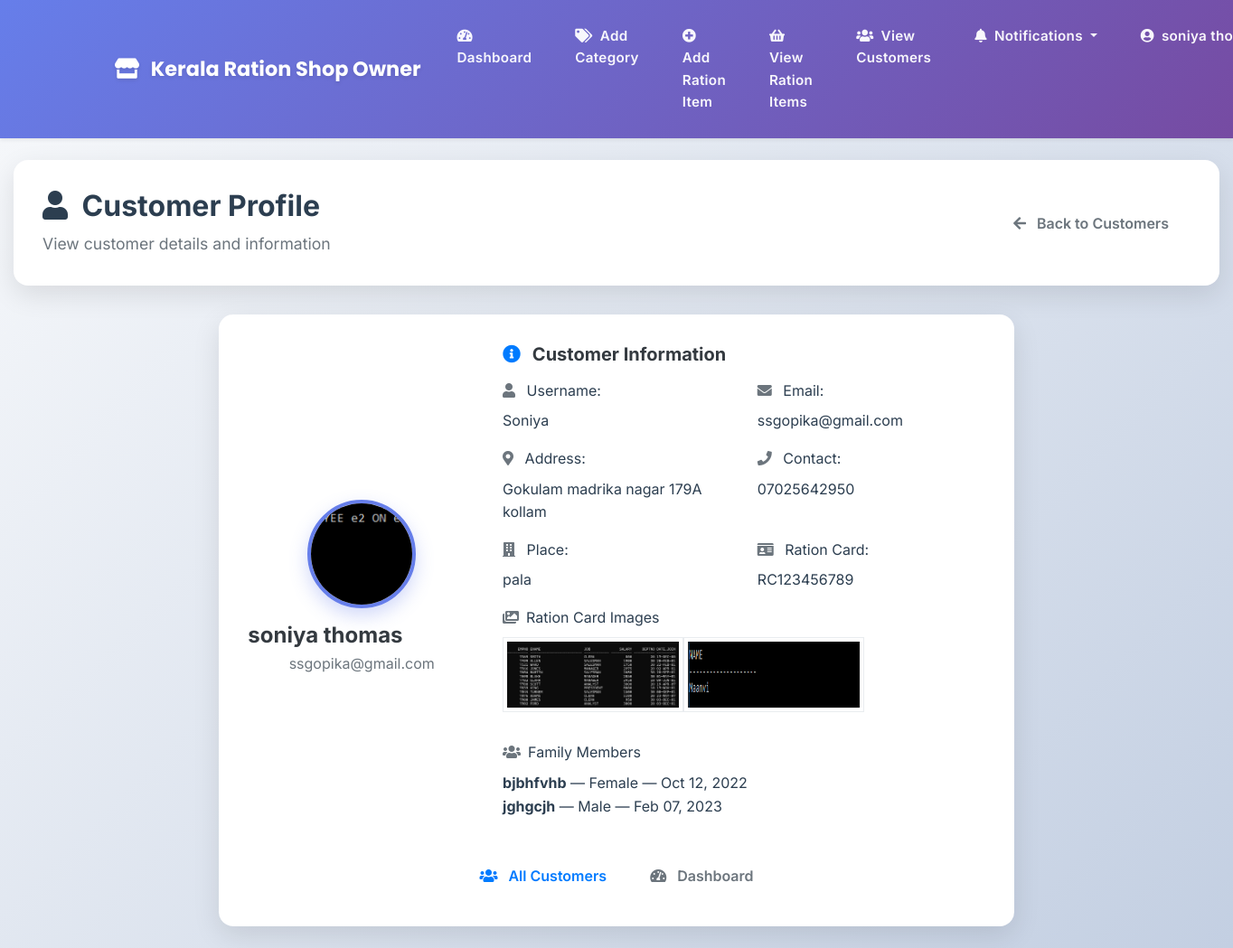
Screenshot of /user/2/ (signed in) with the database file from the repository.
### ecomapp/models.py (models this page shows, shortened)
class Profile(models.Model):
	user=models.ForeignKey(User,on_delete=models.CASCADE,null=True)
	card_type = models.ForeignKey('CardType', null=True, blank=True, on_delete=models.SET_NULL)
	address=models.CharField(max_length=255,null=True, blank=True)
	contact_no=models.CharField(max_length=15,null=True, blank=True)
	ration_card_number = models.CharField(max_length=32, null=True, blank=True)
	family_members = models.IntegerField(null=True, blank=True, help_text="Total family members")
	ration_card_front = models.ImageField(upload_to="ration_cards/", null=True, blank=True)
	ration_card_back = models.ImageField(upload_to="ration_cards/", null=True, blank=True)
	place = models.CharField(max_length=255, null=True, blank=True)
	shop_license_number = models.CharField(max_length=32, null=True, blank=True)
	shop_address = models.CharField(max_length=255, null=True, blank=True)
	image=models.ImageField(upload_to="image/",null=True,blank=True)

class FamilyMember(models.Model):
	profile = models.ForeignKey(Profile, on_delete=models.CASCADE, related_name='members')
	name = models.CharField(max_length=255)
	gender = models.CharField(max_length=16, null=True, blank=True)
	dob = models.DateField(null=True, blank=True)

### ecomapp/views.py (the view)
# urls.py: path('user/<int:user_id>/', views.user_detail, name='user_detail'),
@staff_or_admin_required
def user_detail(request, user_id):
    user = get_object_or_404(User, pk=user_id)
    try:
        profile = Profile.objects.get(user=user)
    except Profile.DoesNotExist:
        profile = None
    if request.user.is_superuser:
        return render(request, 'admin/user_detail.html', {'user': user, 'profile': profile})
    return render(request, 'shop_owner/user_detail.html', {'user': user, 'profile': profile})

### ecomapp/context_processors.py (called while the page is built)
def categories_context(request):
    return {
        'categories': Category.objects.all()
    }

def cart_count(request):
    try:
        if request.user.is_authenticated:
            return {
                'cart_count': Cart.objects.filter(user=request.user).count()
            }
    except Exception:
        pass
    return {'cart_count': 0}

def notifications_context(request):
    count = 0
    try:
        user = getattr(request, 'user', None)
        if user and user.is_authenticated:
            from .models import Notification
            count = Notification.objects.filter(recipient=user, is_read=False).count()
    except Exception:
        count = 0
    return { 'unread_notifications_count': count }

### ecomapp/views.py (called while the page is built)
def staff_or_admin_required(view_func):
    return user_passes_test(lambda u: u.is_authenticated and (u.is_staff or u.is_superuser))(view_func)

### templates/shop_owner/user_detail.html (shortened to what this page needs)
{% extends 'shop_owner/owner_nav.html' %}
{% block shop_owner_content %}
<div class="page-header">
  <div class="d-flex justify-content-between align-items-center">
    <div>
      <h1 class="page-title">
        <i class="fas fa-user mr-2"></i>
        Customer Profile
      </h1>
      <p class="page-subtitle">View customer details and information</p>
    </div>
    <a href="{% url 'view_users' %}" class="btn btn-outline-secondary btn-professional">
      <i class="fas fa-arrow-left mr-2"></i>
      Back to Customers
    </a>
  </div>
</div>
<div class="row justify-content-center">
  <div class="col-lg-8 col-md-10">
    <div class="professional-card">
      <div class="card-body">
        <div class="row align-items-center">
          <div class="col-md-4 text-center mb-4 mb-md-0">
            {% if profile and profile.image %}
              <img src="{{ profile.image.url }}" alt="{{ user.username }}" class="rounded-circle mb-3" style="width: 120px; height: 120px; object-fit: cover; border: 4px solid #667eea; box-shadow: 0 8px 20px rgba(102, 126, 234, 0.3);">
            {% else %}
              <div class="rounded-circle bg-gradient-primary d-flex align-items-center justify-content-center mb-3 mx-auto" style="width: 120px; height: 120px; background: linear-gradient(135deg, #667eea 0%, #764ba2 100%);">
                <i class="fas fa-user fa-3x text-white"></i>
              </div>
            {% endif %}
            <div class="d-flex align-items-center gap-3">
              <h4 class="font-weight-bold text-dark mb-1">{{ user.get_full_name|default:user.username }}</h4>
            </div>
            <p class="text-muted mb-0">{{ user.email }}</p>
          </div>
          <div class="col-md-8">
            <div class="profile-details">
              <h5 class="font-weight-bold text-dark mb-3">
                <i class="fas fa-info-circle mr-2 text-primary"></i>
                Customer Information
              </h5>
              <div class="row">
                <div class="col-sm-6 mb-3">
                  <div class="detail-item">
                    <label class="detail-label">
                      <i class="fas fa-user mr-2 text-muted"></i>
                      Username:
                    </label>
                    <div class="detail-value">{{ user.username }}</div>
                  </div>
                </div>
                <div class="col-sm-6 mb-3">
                  <div class="detail-item">
                    <label class="detail-label">
                      <i class="fas fa-envelope mr-2 text-muted"></i>
                      Email:
                    </label>
                    <div class="detail-value">{{ user.email }}</div>
                  </div>
                </div>
                {% if profile %}
                  <div class="col-sm-6 mb-3">
                    <div class="detail-item">
                      <label class="detail-label">
                        <i class="fas fa-map-marker-alt mr-2 text-muted"></i>
                        Address:
                      </label>
                      <div class="detail-value">{{ profile.address|default:"Not provided" }}</div>
                    </div>
                  </div>
                  <div class="col-sm-6 mb-3">
                    <div class="detail-item">
                      <label class="detail-label">
                        <i class="fas fa-phone mr-2 text-muted"></i>
                        Contact:
                      </label>
                      <div class="detail-value">{{ profile.contact_no|default:"Not provided" }}</div>
                    </div>
                  </div>
                  {% if profile.place %}
                  <div class="col-sm-6 mb-3">
                    <div class="detail-item">
                      <label class="detail-label">
                        <i class="fas fa-building mr-2 text-muted"></i>
                        Place:
                      </label>
                      <div class="detail-value">{{ profile.place }}</div>
                    </div>
                  </div>
                  {% endif %}
                  {% if profile.ration_card_number %}
                  <div class="col-sm-6 mb-3">
                    <div class="detail-item">
                      <label class="detail-label">
                        <i class="fas fa-id-card mr-2 text-muted"></i>
                        Ration Card:
                      </label>
                      <div class="detail-value">{{ profile.ration_card_number }}</div>
                    </div>
                  </div>
                  {% endif %}
                  {% if profile.ration_card_front or profile.ration_card_back %}
                  <div class="col-12 mb-3">
                    <div class="detail-item">
                      <label class="detail-label"><i class="fas fa-images mr-2 text-muted"></i>Ration Card Images</label>
                      <div class="d-flex gap-3">
                        {% if profile.ration_card_front %}
                          <img src="{{ profile.ration_card_front.url }}" alt="Front" style="max-width:200px; border:1px solid #e9ecef; padding:4px;" />
                        {% endif %}
                        {% if profile.ration_card_back %}
                          <img src="{{ profile.ration_card_back.url }}" alt="Back" style="max-width:200px; border:1px solid #e9ecef; padding:4px;" />
                        {% endif %}
                      </div>
                    </div>
                  </div>
                  {% endif %}
                  {% if profile.members.count %}
                  <div class="col-12 mt-3 mb-3">
                    <div class="detail-item">
                      <label class="detail-label"><i class="fas fa-users mr-2 text-muted"></i>Family Members</label>
                      <div class="detail-value">
                        <ul class="list-unstyled mb-0">
                          {% for m in profile.members.all %}
                            <li><strong>{{ m.name }}</strong> — {{ m.gender|default:'-' }} — {{ m.dob|date:'M d, Y'|default:'-' }}</li>
                          {% endfor %}
                        </ul>
                      </div>
                    </div>
                  </div>
                  {% endif %}
                {% endif %}
              </div>
            </div>
          </div>
        </div>
        <div class="row mt-4">
          <div class="col-12">
            <div class="d-flex gap-2 justify-content-center">
              <a href="{% url 'view_users' %}" class="btn btn-outline-primary btn-professional">
                <i class="fas fa-users mr-2"></i>
                All Customers
              </a>
              <a href="{% url 'admin_dashboard' %}" class="btn btn-outline-secondary btn-professional">
                <i class="fas fa-tachometer-alt mr-2"></i>
                Dashboard
              </a>
            </div>
          </div>
        </div>
      </div>
    </div>
  </div>
</div>
{% endblock %}

### templates/shop_owner/owner_nav.html (shortened to what this page needs)
<!doctype html>
<html lang="en">
  <head>
    <link rel="stylesheet" href="https://stackpath.bootstrapcdn.com/bootstrap/4.5.2/css/bootstrap.min.css">
    <link rel="stylesheet" href="https://cdnjs.cloudflare.com/ajax/libs/font-awesome/5.15.4/css/all.min.css">
  </head>
  <body>
    <nav class="navbar navbar-expand-lg navbar-dark bg-gradient-primary shadow-sm shop-owner-navbar">
  <div class="container">
        <a class="navbar-brand shop-brand" href="{% url 'admin_dashboard' %}">
      <i class="fas fa-store mr-2"></i>
      Kerala Ration Shop Owner
    </a>
    <div class="collapse navbar-collapse" id="shopOwnerNavbar">
      <ul class="navbar-nav ml-auto">
        <li class="nav-item">
              <a class="nav-link shop-nav-link {% if request.resolver_match.url_name == 'admin_dashboard' %}active{% endif %}" href="{% url 'admin_dashboard' %}">
            <i class="fas fa-tachometer-alt mr-1"></i>
            Dashboard
          </a>
        </li>
        {% if request.user.is_staff and not request.user.is_superuser %}
        <li class="nav-item">
              <a class="nav-link shop-nav-link {% if request.resolver_match.url_name == 'add_category' %}active{% endif %}" href="{% url 'add_category' %}">
            <i class="fas fa-tags mr-1"></i>
            Add Category
          </a>
        </li>
        <li class="nav-item">
              <a class="nav-link shop-nav-link {% if request.resolver_match.url_name == 'add_product' %}active{% endif %}" href="{% url 'add_product' %}">
            <i class="fas fa-plus-circle mr-1"></i>
            Add Ration Item
          </a>
        </li>
        {% endif %}
        <li class="nav-item">
              <a class="nav-link shop-nav-link {% if request.resolver_match.url_name == 'view_products' %}active{% endif %}" href="{% url 'view_products' %}">
            <i class="fas fa-shopping-basket mr-1"></i>
            View Ration Items
          </a>
        </li>
        <li class="nav-item">
              <a class="nav-link shop-nav-link {% if request.resolver_match.url_name == 'view_users' %}active{% endif %}" href="{% url 'view_users' %}">
            <i class="fas fa-users mr-1"></i>
            View Customers
          </a>
        </li>
        <li class="nav-item dropdown">
          {% with unread=unread_notifications_count %}
          <a class="nav-link dropdown-toggle shop-nav-link" href="#" id="navbarDropdown" role="button" data-toggle="dropdown" aria-haspopup="true" aria-expanded="false">
            <i class="fas fa-bell mr-1"></i>
            Notifications{% if unread %} <span class="badge badge-warning">{{ unread }}</span>{% endif %}
          </a>
          {% endwith %}
        </li>
        <li class="nav-item dropdown">
          <a class="nav-link dropdown-toggle shop-nav-link" href="#" id="profileDropdown" role="button" data-toggle="dropdown" aria-haspopup="true" aria-expanded="false">
            <i class="fas fa-user-circle mr-1"></i>
            {{ request.user.get_full_name|default:request.user.username }}
          </a>
        </li>
      </ul>
    </div>
  </div>
</nav>
<main class="main-content">
  <div class="container-fluid py-4">
    {% block shop_owner_content %}
    {% endblock %}
  </div>
</main>
  </body>
</html>

### templates/shop_owner/owner_nav.html (style rules this page uses)
:root { --primary: #2c3e50; --secondary: #3498db; --accent: #e74c3c; --success: #27ae60; --warning: #f39c12; --info: #17a2b8; --light: #f8f9fa; --dark: #2c3e50; --gradient-primary: linear-gradient(135deg, #667eea 0%, #764ba2 100%); --gradient-secondary: linear-gradient(135deg, #f093fb 0%, #f5576c 100%); --gradient-success: linear-gradient(135deg, #4facfe 0%, #00f2fe 100%); --shadow-sm: 0 0.125rem 0.25rem rgba(0, 0, 0, 0.075); --shadow: 0 0.5rem 1rem rgba(0, 0, 0, 0.15); --shadow-lg: 0 1rem 3rem rgba(0, 0, 0, 0.175); --border-radius: 0.5rem; --border-radius-lg: 1rem; --transition: all 0.3s ease; }
* { box-sizing: border-box; }
body { font-family: 'Inter', -apple-system, BlinkMacSystemFont, 'Segoe UI', Roboto, sans-serif; line-height: 1.6; color: var(--dark); background: linear-gradient(135deg, #f5f7fa 0%, #c3cfe2 100%); min-height: 100vh; font-size: 16px; margin: 0; padding: 0; }
.main-content { background: linear-gradient(135deg, #f5f7fa 0%, #c3cfe2 100%); min-height: calc(100vh - 76px); }
.shop-owner-navbar { background: linear-gradient(135deg, #667eea 0%, #764ba2 100%) !important; box-shadow: 0 4px 20px rgba(102, 126, 234, 0.3); border: none; padding: 1rem 0; position: relative; z-index: 1000; }
.shop-owner-navbar::before { content: ''; position: absolute; top: 0; left: 0; right: 0; bottom: 0; background: linear-gradient(135deg, rgba(102, 126, 234, 0.9) 0%, rgba(118, 75, 162, 0.9) 100%); z-index: -1; }
.shop-brand { font-family: 'Poppins', sans-serif; font-weight: 700; font-size: 1.4rem; color: white !important; text-decoration: none; transition: all 0.3s ease; text-shadow: 0 2px 4px rgba(0, 0, 0, 0.1); }
.shop-nav-link { color: rgba(255, 255, 255, 0.95) !important; font-weight: 600; padding: 0.75rem 1.2rem !important; border-radius: 0.75rem; margin: 0 0.3rem; transition: all 0.3s ease; position: relative; font-size: 0.95rem; letter-spacing: 0.3px; }
.professional-card { background: white; border-radius: 1rem; box-shadow: 0 10px 30px rgba(0, 0, 0, 0.1); border: none; overflow: hidden; transition: all 0.3s ease; }
.card-body { padding: 2rem; }
.btn-professional { border-radius: 0.75rem; padding: 0.75rem 1.5rem; font-weight: 600; transition: all 0.3s ease; border: none; }
.page-header { background: white; border-radius: 1rem; padding: 2rem; margin-bottom: 2rem; box-shadow: 0 10px 30px rgba(0, 0, 0, 0.1); }
.page-title { font-size: 2rem; font-weight: 700; color: var(--dark); margin-bottom: 0.5rem; }
.page-subtitle { color: #6c757d; font-size: 1.1rem; margin-bottom: 0; }

### rows the page displays
Profile: image (picture), address "Gokulam madrika nagar 179A kollam", contact_no "07025642950", place "pala", ration_card_number "RC123456789", ration_card_front (picture), ration_card_back (picture)
FamilyMember: name "bjbhfvhb", gender "Female", dob "Oct 12, 2022"
FamilyMember: name "jghgcjh", gender "Male", dob "Feb 07, 2023"

### other values shown
{{ request.user.get_full_name|default:request.user.username }} "soniya…"
{{ user.get_full_name|default:user.username }} "soniya thomas"
{{ user.email }} "ssgopika@gmail.com"
{{ user.username }} "Soniya"
